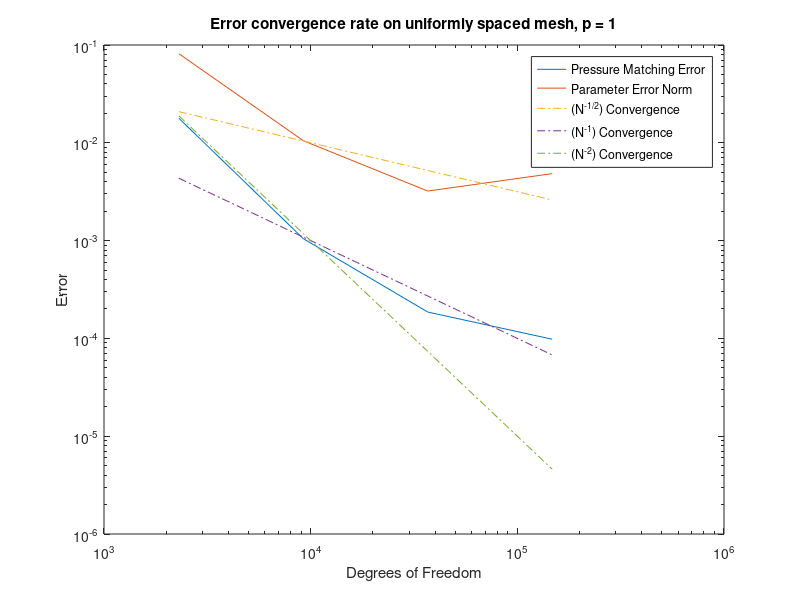

Source code (MATLAB):
dof = 2304 * 4.^[0 1 2 3]';
optim = [0.0178 0.001046 0.000186 9.81e-5]';
param = [8.14e-2 1.05e-2 3.211e-3 4.84e-3]';

figure
loglog(dof, optim)
hold on
loglog(dof, param)
loglog(dof, 10*sqrt(1./(100.*dof)),"-.")
loglog(dof, 10./dof,"-.")
loglog(dof, 1e5./(dof.^2),"-.")
title("Error convergence rate on uniformly spaced mesh, p = 1")
xlabel("Degrees of Freedom")
ylabel("Error")
legend("Pressure Matching Error", "Parameter Error Norm", ...
    "\(N^{-1/2}\) Convergence", "\(N^{-1}\) Convergence", ...
    "\(N^{-2}\) Convergence", "Location","best")
saveas(gcf, "uniform_mesh_figures/error_conv_p1.pdf")